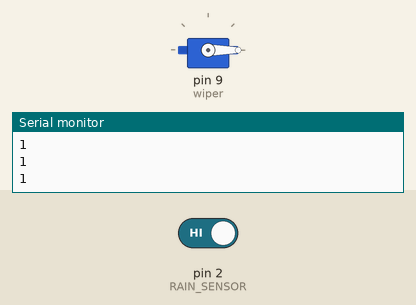
This sketch was run on a simulated Arduino Uno, built with avr-gcc and run on an emulated ATmega328P. Shown: servo, the last lines printed to the serial monitor. The test bench sets the inputs (shaded band); at power-on: pin 2 (RAIN_SENSOR) HIGH.

Above: at 1.2 s.
1.3 s: pin 2 (RAIN_SENSOR) driven LOW
At 2.5 s:
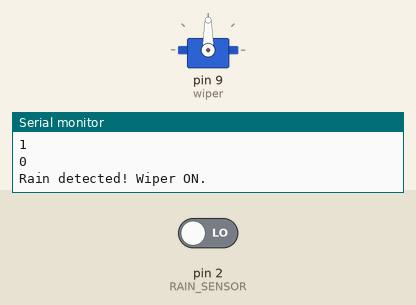
4.3 s: pin 2 (RAIN_SENSOR) driven HIGH
Timing chart, 0 to 7.3 s (numbered marks = the images above; inputs shaded):
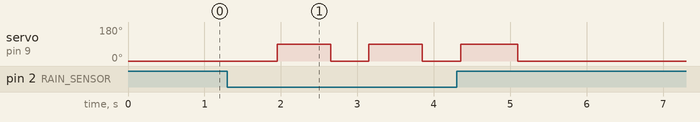

The sketch:

Rain_Sensing_Car_Wiper.ino
```cpp
#include <Servo.h>
#define RAIN_SENSOR 2
Servo wiper;
int lastState = HIGH;
void setup() {
  // put your setup code here, to run once:
  Serial.begin(9600);
  pinMode(RAIN_SENSOR, INPUT);
  wiper.attach(9);
  wiper.write(0); // Wiper initial position

}
void loop() {
  // put your main code here, to run repeatedly:
  int rainState = digitalRead(RAIN_SENSOR);
  Serial.println(rainState);
  if(rainState != lastState){
    delay(50);
    rainState = digitalRead(RAIN_SENSOR);
    if(rainState == LOW){
      Serial.println("Rain detected! Wiper ON.");
    }else{
      Serial.println("Rain Stopped! Wiper OFF.");
      wiper.write(0);
    }
    lastState = rainState;


  }
  if(rainState == LOW){
    wiper.write(0);
    delay(500);
    wiper.write(90);
    delay(500);
  }

  delay(200); //Small delay to reduce senor noise
}
```

Measured:
- after the input at 1.3 s, servo on pin 9 (wiper): alternates 90° for 0.70 s and 0° for 0.50 s, starting after 0.65 s
